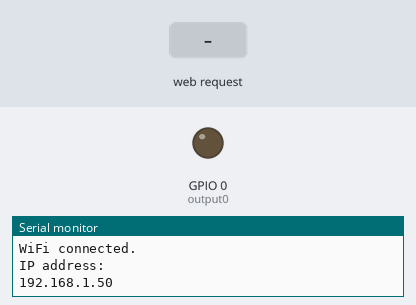
The sketch below on a simulated ESP8266 (NodeMCU). Parts: output pins drawn as LEDs (lit = HIGH), the last lines printed to the serial monitor. The test bench sets the inputs (shaded band). WiFi joins after 1.5 s; servers stay silent unless stated.

Above: at 2.7 s.
2.8 s: HTTP request GET /open received
At 4.0 s:
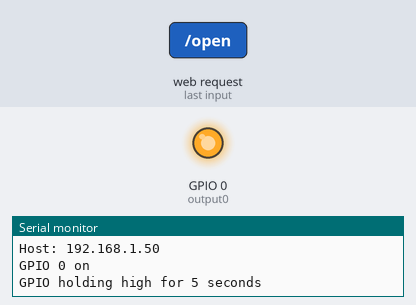
Timing chart, 0 to 9.3 s (numbered marks = the images above; inputs shaded):
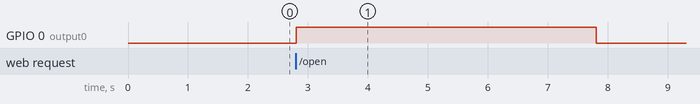

Measured:
- after the input at 2.8 s, GPIO 0 (output0): LOW → HIGH at once, → LOW 5.0 s later

The sketch:

esp-relay-server.ino
```cpp
// Load Wi-Fi library
#include <ESP8266WiFi.h>

// Replace with your network credentials
const char* ssid     = "MyNet";
const char* password = "Alprozalam";

// Set web server port number to 80
WiFiServer server(80);

// Variable to store the HTTP request
String header;

// Auxiliar variables to store the current output state
String output0State = "off";

// Assign output variables to GPIO pins

const int output0 = 0;


// Current time
unsigned long currentTime = millis();
// Previous time
unsigned long previousTime = 0;
// Define timeout time in milliseconds (example: 2000ms = 2s)
const long timeoutTime = 2000;

void setup() {
  Serial.begin(115200);
  Serial.print("Speaking Serial");
  // Initialize the output variables as outputs
  pinMode(output0, OUTPUT);

  // Set outputs to LOW
  digitalWrite(output0, LOW);

  // Connect to Wi-Fi network with SSID and password
  Serial.print("Connecting to ");
  Serial.println(ssid);
  Serial.println("/n");
  WiFi.begin(ssid, password);
  while (WiFi.status() != WL_CONNECTED) {
    delay(500);
    Serial.println(".");
  }
  // Print local IP address and start web server
  Serial.println("");
  Serial.println("WiFi connected.");
  Serial.println("IP address: ");
  Serial.println(WiFi.localIP());
  server.begin();
}

void loop(){
  WiFiClient client = server.available();   // Listen for incoming clients

  if (client) {                             // If a new client connects,
    Serial.println("New Client.");          // print a message out in the serial port
    String currentLine = "";                // make a String to hold incoming data from the client
    currentTime = millis();
    previousTime = currentTime;
    while (client.connected() && currentTime - previousTime <= timeoutTime) { // loop while the client's connected
      currentTime = millis();
      if (client.available()) {             // if there's bytes to read from the client,
        char c = client.read();             // read a byte, then
        Serial.write(c);                    // print it out the serial monitor
        header += c;
        if (c == '\n') {                    // if the byte is a newline character
          // if the current line is blank, you got two newline characters in a row.
          // that's the end of the client HTTP request, so send a response:
          if (currentLine.length() == 0) {
            // HTTP headers always start with a response code (e.g. HTTP/1.1 200 OK)
            // and a content-type so the client knows what's coming, then a blank line:
            client.println("HTTP/1.1 200 OK");
            client.println("Content-type:text/html");
            client.println("Connection: close");
            client.println();


            // Display the HTML web page
            client.println("<!DOCTYPE html><html>");
            client.println("<head><meta name=\"viewport\" content=\"width=device-width, initial-scale=1\">");
            client.println("<link rel=\"icon\" href=\"data:,\">");
            // CSS to style the on/off buttons
            // Feel free to change the background-color and font-size attributes to fit your preferences
            client.println("<style>html { font-family: Helvetica; display: inline-block; margin: 0px auto; text-align: center;}");
            client.println(".button { background-color: #195B6A; border: none; color: white; padding: 16px 40px;");
            client.println("text-decoration: none; font-size: 30px; margin: 2px; cursor: pointer;}");
            client.println(".button2 {background-color: #77878A;}</style></head>");

            // Web Page Heading
            client.println("<body><h1>Door Controller</h1>");

            // Display button for GPIO 0
            client.println("<p><a href=\"/open\"><button class=\"button\">OPEN SESAME!</button></a></p>");
            client.println("</body></html>");

            // The HTTP response ends with another blank line
            client.println();
            // turns the GPIOs on and off
            if (header.indexOf("GET /open") >= 0) {
              Serial.println("GPIO 0 on");
              output0State = "on";
              digitalWrite(output0, HIGH);
              Serial.println("GPIO holding high for 5 seconds");
              delay(5000);
              Serial.println("GPIO 0 off");
              output0State = "off";
              digitalWrite(output0, LOW);
            }

            // Break out of the while loop
            break;
          } else { // if you got a newline, then clear currentLine
            currentLine = "";
          }
        } else if (c != '\r') {  // if you got anything else but a carriage return character,
          currentLine += c;      // add it to the end of the currentLine
        }
      }
    }
    // Clear the header variable
    header = "";
    // Close the connection
    client.stop();
    Serial.println("Client disconnected.");
    Serial.println("");
  }
}
```
